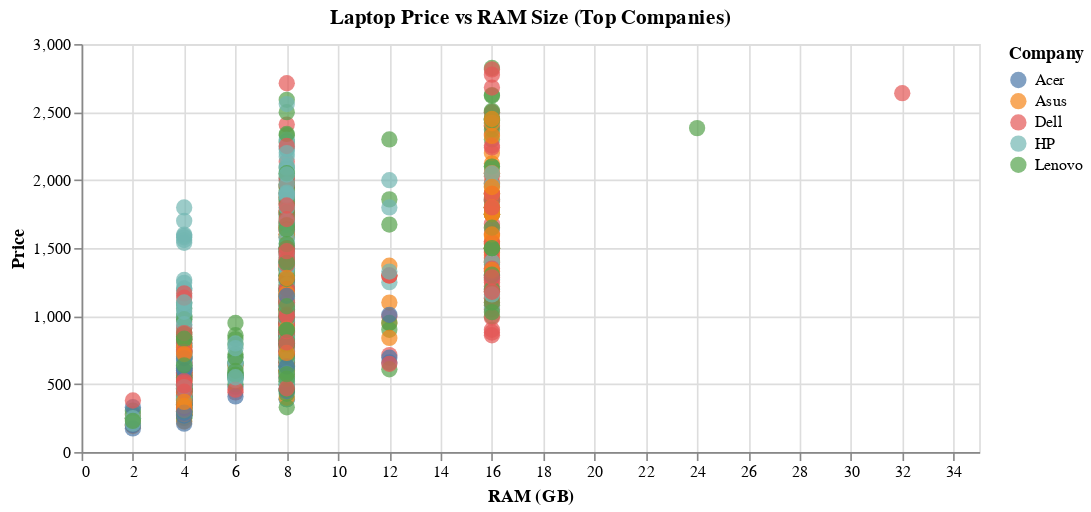

This figure's notebook cell:
### Markdown cell above
Laptop Price vs RAM Size (Top Companies)

### Code cell
# Reduce the number of companies for clarity
top_companies = akv16['Company'].value_counts().nlargest(5).index
filtered_data = akv16[akv16['Company'].isin(top_companies)]

# Create a selection for companies
company_selection = alt.selection_point(fields=['Company'], bind='legend')

# Create the scatter plot with selection
scatter_plot = alt.Chart(filtered_data).mark_circle(size=100, opacity=0.7).encode(
    x=alt.X('RAM', title='RAM (GB)'),
    y=alt.Y('Price:Q', title='Price'),
    color=alt.condition(company_selection, 'Company:N', alt.value('lightgray')),  # Grey out unselected companies
    tooltip=['Company', 'RAM', 'Price']
).properties(
    title='Laptop Price vs RAM Size (Top Companies)',
    width=550,
    height=250
).add_params(company_selection)

scatter_plot = scatter_plot.interactive()

alt.themes.enable('dark') 
scatter_plot.save('3.html')
scatter_plot

### Figure 1 — Vega-Lite specification as saved in the notebook (floating-point values rounded to 4 significant figures; data arrays with more than 128 entries replaced by an {"elided": "..."} marker saying what was removed)
{"usermeta": {"embedOptions": {"theme": "dark"}}, "config": {"view": {"continuousWidth": 300, "continuousHeight": 300}}, "data": {"name": "data-8fb6687fad431f52d929def23596b7b4"}, "mark": {"type": "circle", "opacity": 0.7, "size": 100}, "encoding": {"color": {"condition": {"param": "param_4", "field": "Company", "type": "nominal"}, "value": "lightgray"}, "tooltip": [{"field": "Company", "type": "nominal"}, {"field": "RAM", "type": "quantitative"}, {"field": "Price", "type": "quantitative"}], "x": {"field": "RAM", "title": "RAM (GB)", "type": "quantitative"}, "y": {"field": "Price", "title": "Price", "type": "quantitative"}}, "height": 250, "params": [{"name": "param_4", "select": {"type": "point", "fields": ["Company"]}, "bind": "legend"}, {"name": "param_5", "select": {"type": "interval", "encodings": ["x", "y"]}, "bind": "scales"}], "title": "Laptop Price vs RAM Size (Top Companies)", "width": 550, "$schema": "https://vega.github.io/schema/vega-lite/v5.20.1.json", "datasets": {"data-8fb6687fad431f52d929def23596b7b4": {"elided": "1052 records"}}}
